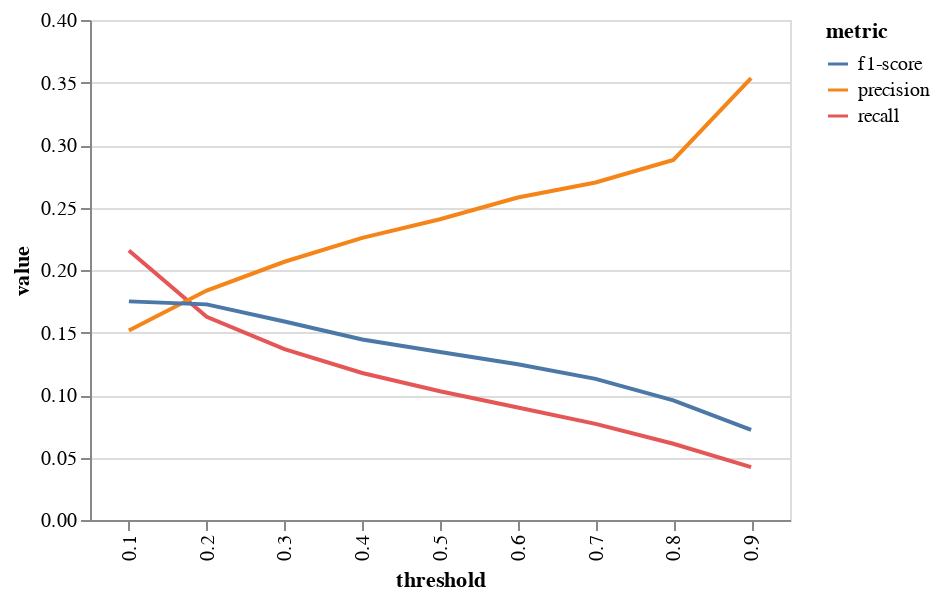

The notebook cell this image was saved under:
### Code cell
# generate chart
chart = alt.Chart(th_df).mark_line().encode(
    x='threshold',
    y='value',
    color='metric',
    #strokeDash='metric',
)
chart.configure_view(
    height=250,
    width=350
)

### Figure 1 — Vega-Lite specification as saved in the notebook (floating-point values rounded to 4 significant figures)
{"config": {"view": {"continuousWidth": 400, "continuousHeight": 300, "height": 250, "width": 350}}, "data": {"name": "data-2933b3293bc99909eebcf4166066c03c"}, "mark": "line", "encoding": {"color": {"type": "nominal", "field": "metric"}, "x": {"type": "nominal", "field": "threshold"}, "y": {"type": "quantitative", "field": "value"}}, "$schema": "https://vega.github.io/schema/vega-lite/v4.8.1.json", "datasets": {"data-2933b3293bc99909eebcf4166066c03c": [{"metric": "recall", "threshold": "0.1", "value": 0.2156}, {"metric": "recall", "threshold": "0.2", "value": 0.1626}, {"metric": "recall", "threshold": "0.3", "value": 0.1367}, {"metric": "recall", "threshold": "0.4", "value": 0.1176}, {"metric": "recall", "threshold": "0.5", "value": 0.103}, {"metric": "recall", "threshold": "0.6", "value": 0.09}, {"metric": "recall", "threshold": "0.7", "value": 0.0769}, {"metric": "recall", "threshold": "0.8", "value": 0.061}, {"metric": "recall", "threshold": "0.9", "value": 0.0423}, {"metric": "precision", "threshold": "0.1", "value": 0.1516}, {"metric": "precision", "threshold": "0.2", "value": 0.1836}, {"metric": "precision", "threshold": "0.3", "value": 0.2066}, {"metric": "precision", "threshold": "0.4", "value": 0.2257}, {"metric": "precision", "threshold": "0.5", "value": 0.2406}, {"metric": "precision", "threshold": "0.6", "value": 0.258}, {"metric": "precision", "threshold": "0.7", "value": 0.27}, {"metric": "precision", "threshold": "0.8", "value": 0.288}, {"metric": "precision", "threshold": "0.9", "value": 0.3535}, {"metric": "f1-score", "threshold": "0.1", "value": 0.1749}, {"metric": "f1-score", "threshold": "0.2", "value": 0.1725}, {"metric": "f1-score", "threshold": "0.3", "value": 0.1588}, {"metric": "f1-score", "threshold": "0.4", "value": 0.1444}, {"metric": "f1-score", "threshold": "0.5", "value": 0.1344}, {"metric": "f1-score", "threshold": "0.6", "value": 0.1246}, {"metric": "f1-score", "threshold": "0.7", "value": 0.1129}, {"metric": "f1-score", "threshold": "0.8", "value": 0.0957}, {"metric": "f1-score", "threshold": "0.9", "value": 0.0721}]}}
